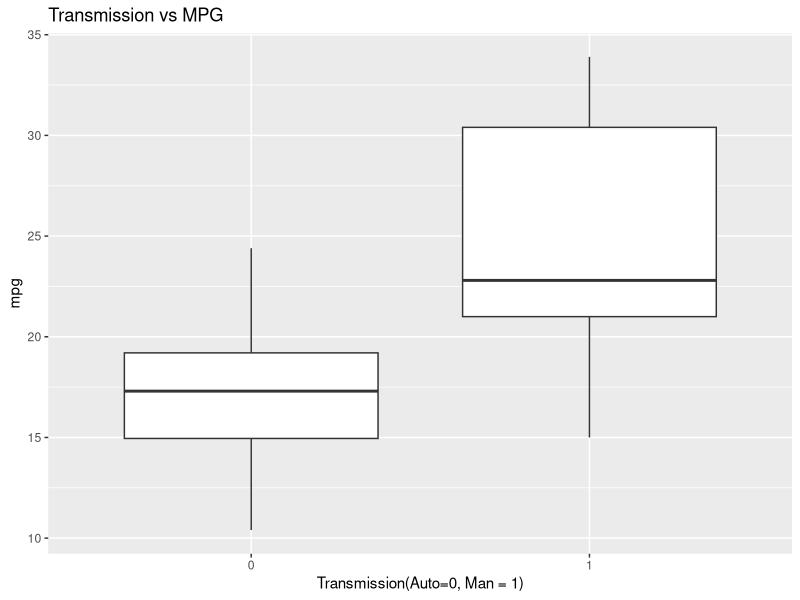

Reproduce this figure in R. (Note: this script raises an error after producing the figure.)
## ---- chunk 1
library(ggplot2)
require(gridExtra)

data(mtcars)

mtcars$am = as.factor(mtcars$am)
mtcars$cyl = as.factor(mtcars$cyl)
mtcars$gear = as.factor(mtcars$gear)
mtcars$car = as.factor(mtcars$carb)
mtcars$vs = as.factor(mtcars$vs)

auto = subset(mtcars, mtcars$am == 0)
man = subset(mtcars, mtcars$am == 1)
## ---- chunk 2
ggplot(mtcars, aes(x=am, y=mpg)) + geom_boxplot(data=mtcars) + labs(title='Transmission vs MPG', x='Transmission(Auto=0, Man = 1)')
## ---- chunk 3
t.test(man$mpg, auto$mpg)
## ---- chunk 4
model1 = lm(mpg ~ ., data=mtcars)
summary(model1)
## ---- chunk 5
data(mtcars)
sort(cor(mtcars)[1,])
## ---- chunk 6
model3 = lm(mpg ~ am + wt + hp, data=mtcars)
summary(model3)
anova(model1, model3)
## ---- chunk 7
par(mfrow = c(2,2))
plot(model3)
